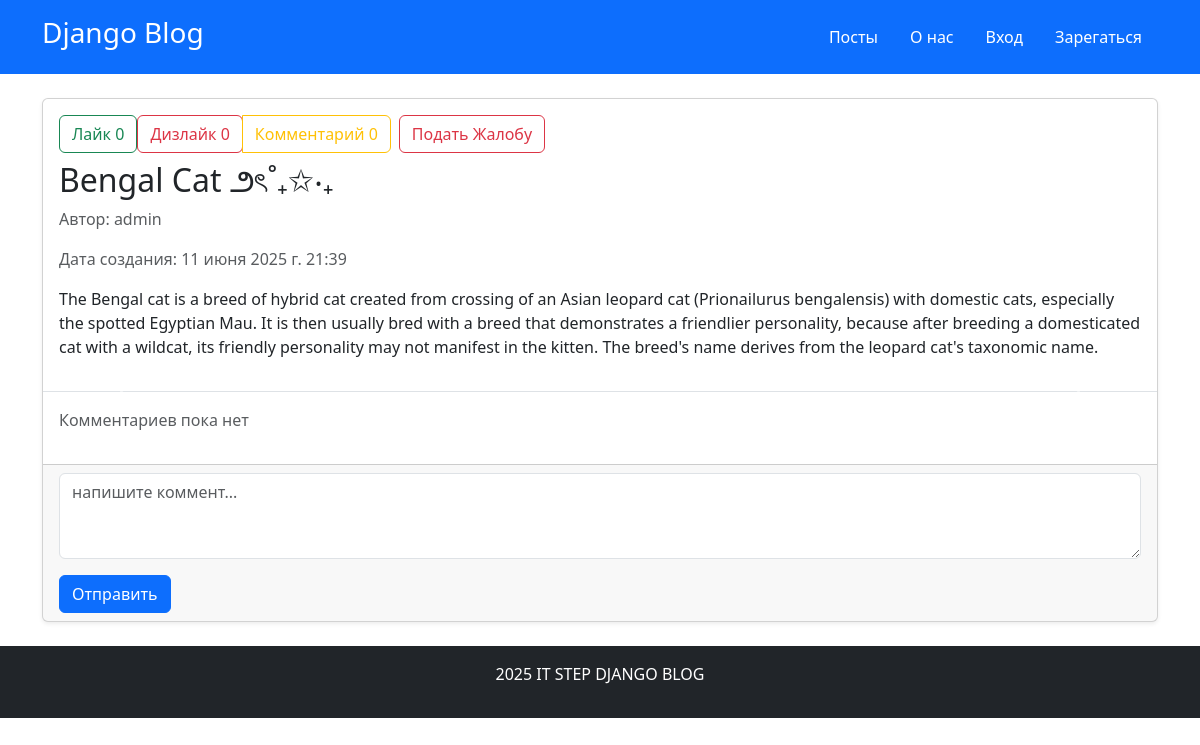
The page /posts/5 on the database as committed earlier.
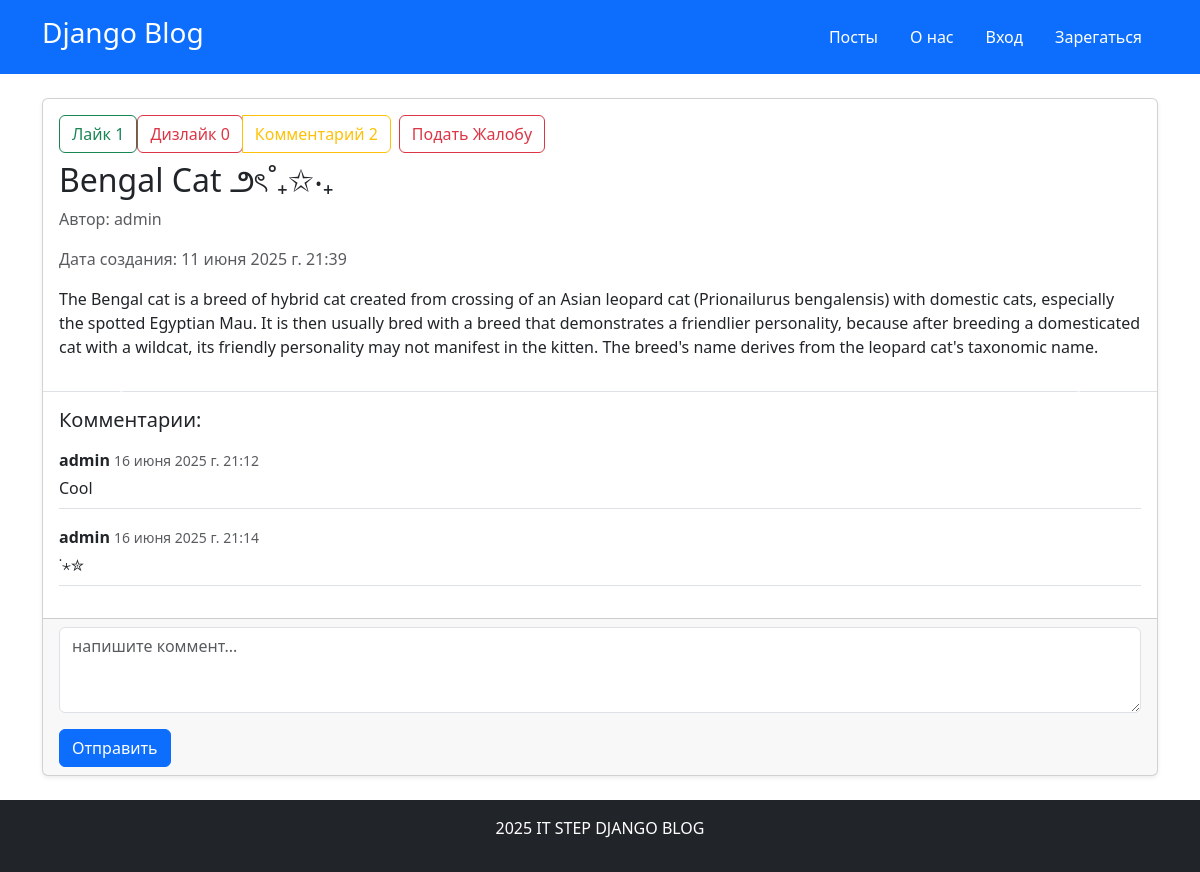
The same page on the database as committed later.
### app/models.py (models this page shows, shortened)
class Post(models.Model):
    title = models.CharField(max_length=256, verbose_name="Название Поста")
    content = models.CharField(max_length=3000, verbose_name="Контент Поста")
    created_at = models.DateTimeField(auto_now_add=True, verbose_name="Дата Создания")
    author = models.ForeignKey(User, on_delete=models.CASCADE, verbose_name="Автор")
    def get_likes_count(self):
        return self.likes.count()   #likes взяли от related name
    def get_dislikes_count(self):
        return self.dislikes.count()
    def get_comments_count(self):
        return self.comments.count()
    def get_first_media(self):
        return self.media.order_by("created_at").first()
    class Meta:
        verbose_name_plural = "Посты"

class Comment(models.Model):
    post = models.ForeignKey(Post, on_delete=models.CASCADE, related_name="comments", verbose_name="Пост")
    body = models.CharField(max_length=1000, verbose_name='Содержимое')
    user = models.ForeignKey(User, on_delete=models.CASCADE, verbose_name="Пользователь")
    created_at = models.DateTimeField(auto_now_add=True, verbose_name="Дата Создания Комментария")
    class Meta:
        verbose_name_plural = "Комментарии"

### app/views.py (the view)
# urls.py: path("posts/<int:pk>", PostDetailView.as_view(), name="post-detail"), # Получение Поста
class PostDetailView(DetailView):
    model = Post
    template_name = "app/post_detail.html"
    context_object_name = "post"
    def get_context_data(self, **kwargs):
        context = super().get_context_data(**kwargs)
        context["comment_form"] = CommentForm # добавили переменную comment_form
        return context

### app/templates/app/post_detail.html (shortened to what this page needs)
{% extends 'base.html' %}
{% block main %}
<div class="container mt-4">
    <div class="card shadow-sm">
        <div class="card-body pb-0">
            <div class="d-flex justofy-content-between flex-wrap gap-2 mb-2">
                <div class="btn-group">
                    <form action="{% url 'like' post.pk %}" method="post">
                        <button type="submit" class="btn btn-outline-success">
                            Лайк {{ post.get_likes_count }}
                        </button>
                    </form>
                    <form action="{% url 'dislike' post.pk %}" method="post">
                        <button type="submit" class="btn btn-outline-danger">
                            Дизлайк {{ post.get_dislikes_count }}
                        </button>
                    </form>
                    <a href="#comment" class="btn btn-outline-warning">
                        Комментарий {{ post.get_comments_count }}
                    </a>
                </div>
                <div class="btn-group">
                    {% if user == post.author %}
                    <a href="{% url 'post-update' post.pk %}" class="btn btn-outline-primary">
                        Редактировать
                    </a>
                    <a href="{% url 'post-delete' post.pk %}" class="btn btn-outline-danger">
                        удалить
                    </a>
                    {% else %}
                    <a href="{% url 'create-report' post.pk %}" class="btn btn-outline-danger">
                        Подать Жалобу
                    </a>
                    {% endif %}
                </div>
            </div>
        </div>
        <div class="card-body pt-0">
            <h2 class="card-title">
                {{ post.title }}
            </h2>
            <p class="text-muted">
                Автор: {{ post.author.username }}
            </p>
            <p class="text-muted">
                Дата создания: {{ post.created_at }}
            </p>
            <p class="card-text">
                {{ post.content }}
            </p>
        </div>
        {% if post.media %}
            <div id="postCarousel" class="carousel slide mt-3" data-bs-ride="carousel">
                <button class="carousel-control-prev" type="button" data-bs-target="#postCarousel" data-bs-slide="prev">
                    <span class="carousel-control-prev-icon"></span>
                </button>
                <button class="carousel-control-next" type="button" data-bs-target="#postCarousel" data-bs-slide="next">
                    <span class="carousel-control-next-icon"></span>
                </button>
            </div>
        {% endif %}
        {% if post.comments.exists %}
        <div class="card-body border-top">
            <h5 class="mb-3">
                Комментарии:
            </h5>
            <ul class="list-unstyled">
                {% for comment in post.comments.all %}
                <li class="mb-3 pb-2 border-bottom">
                    <p class="mb-1">
                        <strong>{{ comment.user.username }}</strong>
                        <small class="text-muted">{{ comment.created_at }}</small>
                    </p>
                    <p class="mb-0">
                        {{ comment.body }}
                    </p>
                </li>
                {% endfor %}
            </ul>
        </div>
        {% else %}
        <div class="card-body border-top">
            <p class="text-muted">Комментариев пока нет</p>
        </div>
        {% endif %}
        <div class="card-footer" id="comment">
            <form action="{% url 'comment' post.pk %}" method="post">
                <div class="mb-3">
                    {{ comment_form.body }}
                </div>
                <button type="submit" class="btn btn-primary">Отправить</button>
            </form>
        </div>
    </div>
</div>
{% endblock main %}

Rows that differ between the two databases and show on the page:
computed for Post "Bengal Cat ౨ৎ˚₊✩‧₊": get_likes_count "0" → "1"; get_comments_count "0" → "2"
added Comment: user.username "admin", created_at "16 июня 2025 г. 21:12", body "Cool"
added Comment: user.username "admin", created_at "16 июня 2025 г. 21:14", body "˙⋆✮"
Other text that changed with them:
text no longer shown: "Комментариев пока нет"
text now shown: "Комментарии:"
